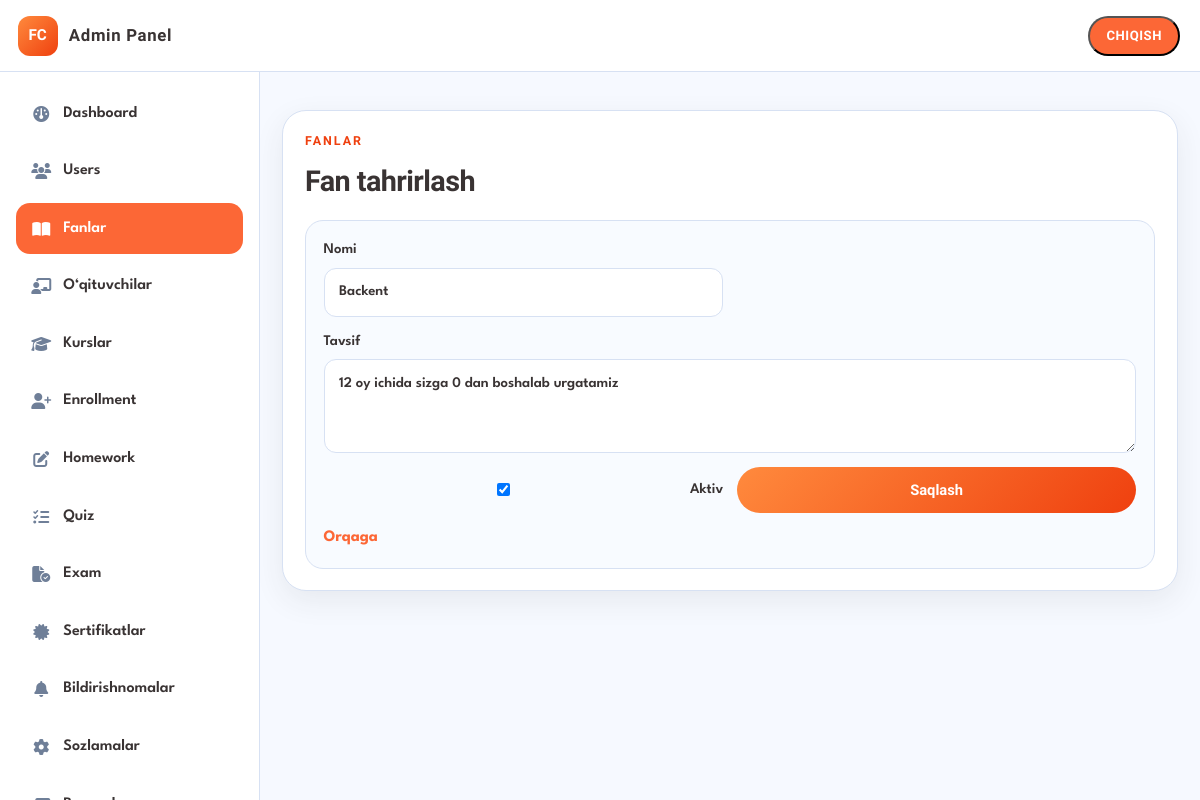
Screenshot of /portal/admin/subjects/4/edit/ (signed in) with the database file from the repository.
### learning/models.py (models this page shows, shortened)
class Subject(models.Model):
    title = models.CharField(max_length=150)
    description = models.TextField(blank=True)
    is_active = models.BooleanField(default=True, db_index=True)
    created_at = models.DateTimeField(auto_now_add=True)
    class Meta:
        ordering = ["title"]
        verbose_name = "Fan"
        verbose_name_plural = "Fanlar"

### portal/learning_admin.py (the view)
@admin_required
@require_http_methods(["GET", "POST"])
def admin_subject_edit(request, pk):
    obj = get_object_or_404(Subject, pk=pk)
    form = SubjectForm(request.POST or None, instance=obj)
    if request.method == "POST" and form.is_valid():
        form.save()
        messages.success(request, "Fan yangilandi.")
        return redirect("portal:admin_subjects")
    return _render(
        request,
        "portal/admin/subject_form.html",
        {"form": form, "title": "Fan tahrirlash", "obj": obj},
    )

### learning/forms.py
class SubjectForm(forms.ModelForm):
    class Meta:
        model = Subject
        fields = ["title", "description", "is_active"]
        widgets = {"description": forms.Textarea(attrs={"rows": 3})}

### accounts/models.py (called while the page is built)
    @property
    def is_admin(self):
        return self.role == Role.ADMIN or self.user.is_superuser

    @property
    def is_student(self):
        return self.role == Role.STUDENT and not self.user.is_superuser

### accounts/permissions.py (called while the page is built)
def get_profile(user) -> Profile:
    profile, _ = Profile.objects.get_or_create(
        user=user,
        defaults={
            "role": Role.ADMIN if user.is_superuser else Role.STUDENT,
            "full_name": user.get_full_name() or user.username,
            "is_email_verified": user.is_superuser,
            "must_change_password": not user.is_superuser,
        },
    )
    return profile

def _password_gate(request, profile):
    if profile.must_change_password:
        return redirect("accounts:force_password_change")
    return None

def admin_required(view_func):
    @login_required
    @wraps(view_func)
    def _wrapped(request, *args, **kwargs):
        profile = get_profile(request.user)
        request.profile = profile
        blocked = _password_gate(request, profile)
        if blocked:
            return blocked
        if profile.is_admin:
            return view_func(request, *args, **kwargs)
        messages.error(request, "Faqat administrator kira oladi.")
        return redirect(role_home_url_name(request.user))
    return _wrapped

### portal/learning_admin.py (called while the page is built)
def _render(request, template, context=None):
    return render(request, template, context or {})

### templates/portal/admin/subject_form.html (shortened to what this page needs)
{% extends "portal/admin/admin_base.html" %}
{% block content %}
<section class="panel">
  <div class="panel-head"><div><p class="eyebrow">Fanlar</p><h2>{{ title }}</h2></div></div>
  <form method="post" class="contact-form grid-form">
    <label>Nomi {{ form.title }}{% if form.title.errors %}<span class="field-error">{{ form.title.errors.0 }}</span>{% endif %}</label>
    <label class="full">Tavsif {{ form.description }}</label>
    <label class="check-inline">{{ form.is_active }} Aktiv</label>
    <button class="btn btn-primary" type="submit">Saqlash</button>
    <a class="text-link" href="{% url 'portal:admin_subjects' %}">Orqaga</a>
  </form>
</section>
{% endblock %}

### static/css/styles.css (style rules this page uses)
:root { --bg: #f6f9ff; --white: #ffffff; --main-dark: #393333; --muted: #7b879c; --stroke: #d7e1f3; --icon-light: #e6edfb; --accent: #fc6736; --accent-deep: #ef400f; --blue: #009bf5; --blue-2: #3b82f6; --blue-soft: #60a5fa; --green: #00cc81; --cyan: #00bcd3; --gold: #fdc61d; --sidebar: 260px; --topbar: 72px; --radius: 20px; --shadow: 0 10px 30px rgba(57, 51, 51, 0.08); --font: "League Spartan", system-ui, sans-serif; --font-display: "Oxanium", system-ui, sans-serif; }
*, *::before, *::after { box-sizing: border-box; }
html { scroll-behavior: smooth; }
body { margin: 0; font-family: var(--font); color: var(--main-dark); background: var(--bg); line-height: 1.5; }
a { color: inherit; text-decoration: none; }
h1, h2, h3, .brand-text, .eyebrow { font-family: var(--font-display); margin: 0; letter-spacing: -0.02em; }
p { margin: 0; }
.eyebrow { font-size: 0.78rem; font-weight: 700; letter-spacing: 0.16em; text-transform: uppercase; margin-bottom: 0.55rem; opacity: 0.9; }
.panel .eyebrow, .growth-panel .eyebrow, .streak-panel .eyebrow, .contact-panel .eyebrow { color: var(--accent-deep); opacity: 1; }
.btn { display: inline-flex; align-items: center; justify-content: center; min-height: 46px; padding: 0.7rem 1.15rem; border-radius: 999px; border: 0; font-family: var(--font-display); font-weight: 700; font-size: 0.92rem; cursor: pointer; transition: transform 0.2s ease, filter 0.2s ease, background 0.2s ease; }
.btn-primary { background: linear-gradient(135deg, #ff8a3d, var(--accent-deep)); color: #fff; }
.panel { margin-top: 1.1rem; padding: 1.35rem; background: var(--white); border: 1px solid var(--stroke); border-radius: 24px; box-shadow: var(--shadow); }
.panel-head { display: flex; align-items: end; justify-content: space-between; gap: 1rem; margin-bottom: 1.1rem; }
.panel h2, .growth-panel h2, .streak-panel h2, .contact-panel h2 { font-size: clamp(1.35rem, 2.4vw, 1.8rem); font-weight: 800; }
.text-link { color: var(--accent); font-weight: 700; display: inline-flex; align-items: center; gap: 0.4rem; white-space: nowrap; }
.contact-form { display: grid; gap: 0.85rem; padding: 1.1rem; border-radius: 18px; background: #f8fbff; border: 1px solid var(--stroke); }
.contact-form label { display: grid; gap: 0.4rem; font-size: 0.92rem; font-weight: 600; }
.contact-form input, .contact-form select, .contact-form textarea { width: 100%; border: 1.5px solid var(--stroke); border-radius: 12px; background: var(--white); padding: 0.8rem 0.9rem; font: inherit; color: var(--main-dark); outline: none; }
.contact-form .btn { width: 100%; }

### static/css/portal.css (style rules this page uses)
.portal-body { min-height: 100svh; }
.grid-form { grid-template-columns: repeat(2, minmax(0, 1fr)); }
.grid-form .full { grid-column: 1 / -1; }
.grid-form .check-inline { display: flex; align-items: center; gap: 0.5rem; }

### rows the page displays
Subject: title "Backent", description "12 oy ichida sizga 0 dan boshalab urgatamiz", is_active "☑"

### other values shown
{{ title }} "Fan tahrirlash"
